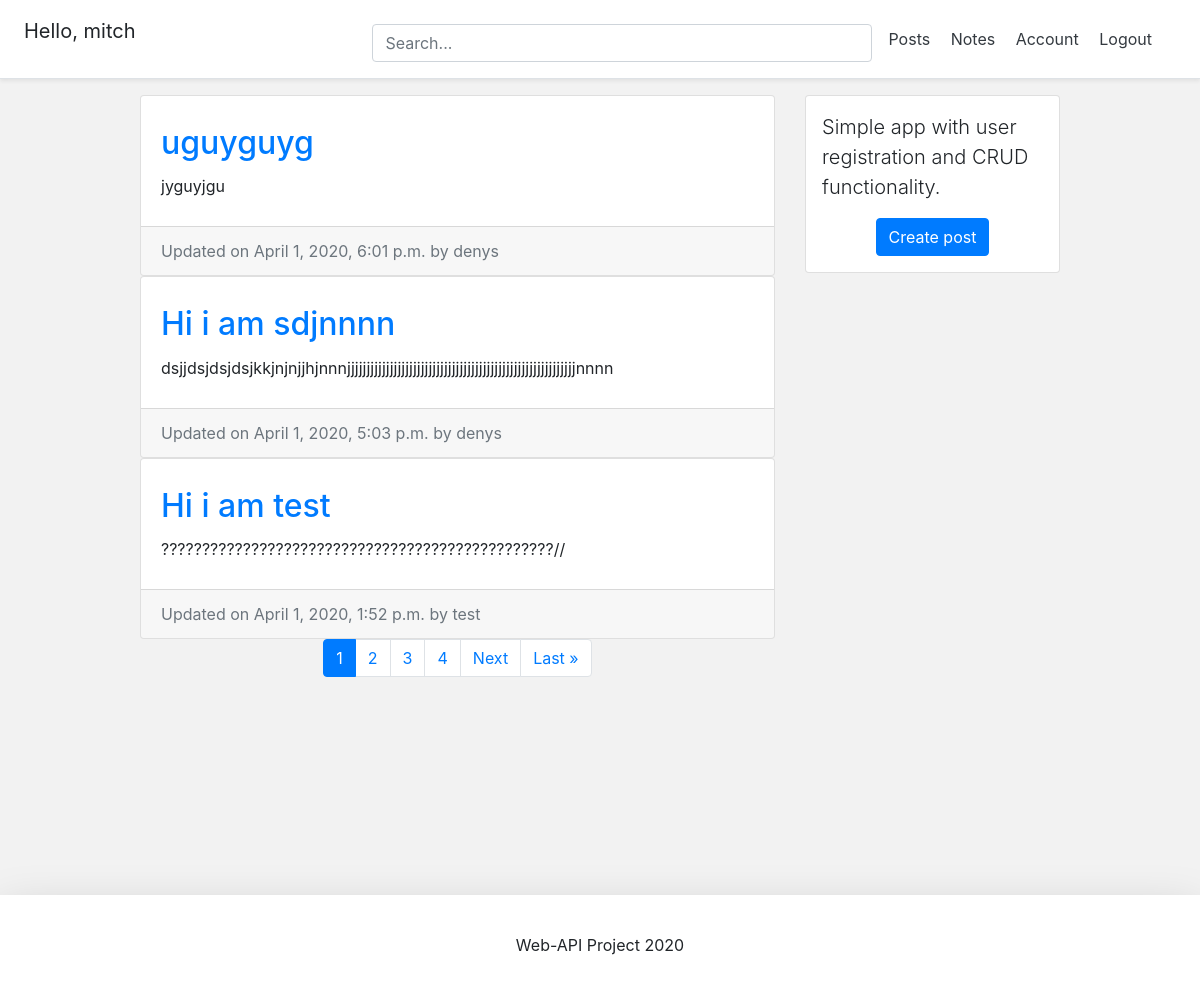
The page / (signed in) on the database its author committed.
### account/models.py (models this page shows, shortened)
class Account(AbstractBaseUser):
	email 					= models.EmailField(verbose_name="email", max_length=60, unique=True)
	username 				= models.CharField(max_length=30, unique=True)
	date_joined				= models.DateTimeField(verbose_name='date joined', auto_now_add=True)
	last_login				= models.DateTimeField(verbose_name='last login', auto_now=True)
	is_admin				= models.BooleanField(default=False)
	is_active				= models.BooleanField(default=True)
	is_staff				= models.BooleanField(default=False)
	is_superuser			= models.BooleanField(default=False)
	USERNAME_FIELD = 'email'
	REQUIRED_FIELDS = ['username']
	objects = MyAccountManager()

### blog/models.py (models this page shows, shortened)
class BlogPost(models.Model):
	title = models.CharField(max_length=50, null=False, blank=True)
	body = models.TextField(max_length=5000, null=False, blank=True)
	date_published = models.DateTimeField(auto_now_add=True, verbose_name="date published")
	date_updated = models.DateTimeField(auto_now=True, verbose_name="date updated")
	author = models.ForeignKey(settings.AUTH_USER_MODEL, on_delete=models.CASCADE)
	slug = models.SlugField(blank=True, unique=True)

### blog/views.py (the view)
# urls.py: path('', home_screen_view, name="home"),
def home_screen_view(request):
	user = request.user
	if user.is_authenticated:
		context = {}
		query = ""
		query = request.GET.get('q', '')
		context['query'] = str(query)
		blog_posts = sorted(get_blog_queryset(query), key=attrgetter('date_updated'), reverse=True)
		page = request.GET.get('page', 1)
		blog_posts_paginator = Paginator(blog_posts, BLOG_POSTS_PER_PAGE)
		try:
			blog_posts = blog_posts_paginator.page(page)
		except PageNotAnInteger:
			blog_posts = blog_posts_paginator.page(BLOG_POSTS_PER_PAGE)
		except EmptyPage:
			blog_posts = blog_posts_paginator.page(blog_posts_paginator.num_pages)
		context['blog_posts'] = blog_posts
		return render(request, "blog/home.html", context)
	else:
		return redirect("login")

### blog/views.py (called while the page is built)
def get_blog_queryset(query=None):
	queryset = []
	queries = query.split(" ") # python install 2019 = [python, install, 2019]
	for q in queries:
		posts = BlogPost.objects.filter(
				Q(title__icontains=q) |
				Q(body__icontains=q)
			).distinct()
		for post in posts:
			queryset.append(post)
	return list(set(queryset))

### blog/templates/blog/home.html (shortened to what this page needs)
{% extends 'base.html' %}
{% load static %}
{% block content %}
<div class="container">
	<div class="row">
		<div class="left-column col-lg-7 offset-lg-1">
			{% if blog_posts %}
				{% for post in blog_posts %}
					<div class="blog-post-container">
						{% include 'blog/snippets/blog_post_snippet.html' with blog_post=post %}
					</div>
				{% endfor %}
			{% else %}
				<div class="blog-post-container">
					{% include 'blog/snippets/blog_post_snippet.html' with query=query %}
				</div>
			{% endif %}
			{% include 'blog/snippets/blog_post_pagination.html' with blog_posts=blog_posts %}
		</div>
		<div class="right-column col-lg-3 d-lg-flex d-none flex-column">
			<div class="card create-post-bar d-flex flex-column p-3">
				<p class="lead">Simple app with user registration and CRUD functionality.</p>
				<p class="m-auto"><a class="btn btn-primary" href="{% url 'blog:create' %}">Create post</a></p>
			</div>
		</div>
	</div>
</div>
{% endblock content %}

### templates/snippets/header.html (shortened to what this page needs)
<div class="d-flex flex-column flex-md-row align-items-center p-3 px-md-4 mb-3 bg-white border-bottom shadow-sm">
  <h5 class="my-0 mr-md-auto font-weight-normal">
  	{% if request.user.is_authenticated %}
  		<p>Hello, {{request.user.username}}</p>
  	{% endif %}
  </h5>
 	{% if blog_posts %}
  <div class="search-bar mt-sm-2 mr-2">
  	<form onsubmit="return executeQuery();">
  		<input type="text" class="form-control" name="q" id="id_q" placeholder="Search...">
  	</form>
  </div>
	{% endif %}
  <nav class="my-2 my-md-0 mr-md-3">
  	{% if request.user.is_authenticated %}
	  	<a class="p-2 text-dark" href="{% url 'home' %}">Posts</a>
	  	  <a class="p-2 text-dark" href="{% url 'notes' %}">Notes</a>
	    <a class="p-2 text-dark" href="{% url 'account' %}">Account</a>
	    <a class="p-2 text-dark" href="{% url 'logout' %}">Logout</a>
	{% else %}
	    <a class="p-2 text-dark" href="{% url 'login' %}">Login</a>
	    <a class="btn btn-outline-primary" href="{% url 'register' %}">Register</a>
	{% endif %}
  </nav>
</div>

### blog/templates/blog/snippets/blog_post_snippet.html (shortened to what this page needs)
{% if blog_post %}
<div class="container">
	<div class="row">
		<div class="card m-auto">
			<div class="card-body mt-2 mb-2">
				<a href="{% url 'blog:detail' post.id %}">
					<h2 class="card-title">{{blog_post.title}}</h2>
				</a>
				<p class="card-text">{{blog_post.body|linebreaksbr|truncatechars:250}}</p>
			</div>
			<div class="card-footer text-muted">
			  Updated on {{blog_post.date_updated}} by {{blog_post.author.username}}
			</div>
		</div>
	</div>
</div>
{% endif %}

### templates/snippets/base_css.html (style rules this page uses)
body { background-color: #f2f2f2; }

### templates/snippets/header.html (style rules this page uses)
@media (min-width: 768px) { html { font-size: 16px; } }
.search-bar { max-width: 500px; width: 100%; }
form { width: 100%; }

### blog/templates/blog/snippets/blog_post_snippet.html (style rules this page uses)
.card { max-width: 700px; width: 100%; }
.card-body { padding: 20px; }

### rows shown on the page
Account: user.username "mitch"
BlogPost: title "uguyguyg", body "jyguyjgu", date_updated "April 1, 2020, 6:01 p.m.", author.username "denys"
BlogPost: title "Hi i am sdjnnnn", body "dsjjdsjdsjdsjkkjnjnjjhjnnnjjjjjjjjjjjjjjjjjjjjjjjjjjjjjjjjjjjjjjjjjjjjjjjjjjjjjjjjjjjnnnn", date_updated "April 1, 2020, 5:03 p.m.", author.username "denys"
BlogPost: title "Hi i am test", body "????????????????????????????????????????????????//", date_updated "April 1, 2020, 1:52 p.m.", author.username "test"

### other values the page prints
{{ i }} "1"
{{ i }} "2" "3" "4"
